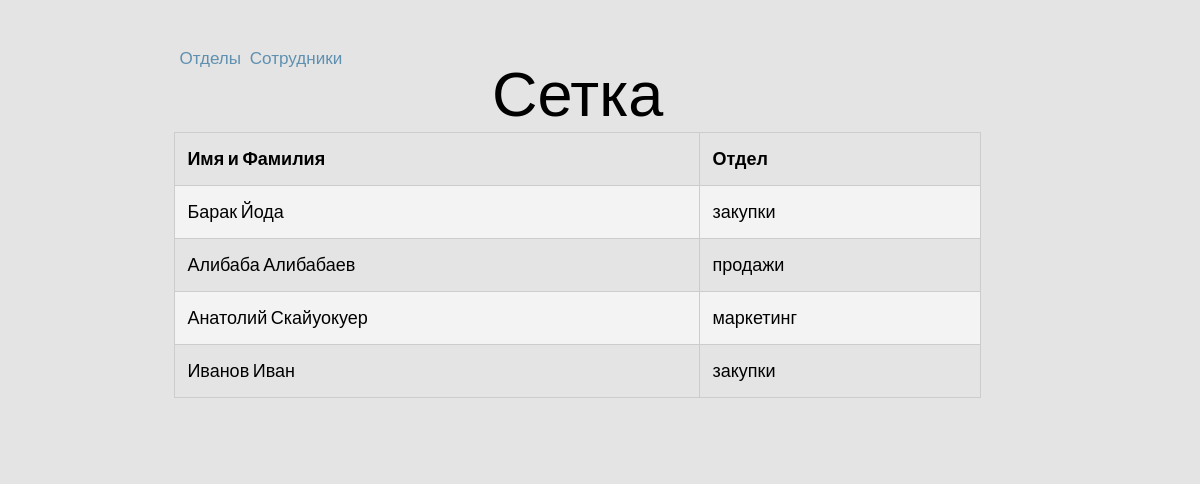
Page /chulokTest/index.php on the committed database.
### tables this page shows
CREATE TABLE IF NOT EXISTS `employees` (
  `id` int(11) NOT NULL AUTO_INCREMENT,
  `name` varchar(32) NOT NULL,
  `family` varchar(32) NOT NULL,
  `patronymic` varchar(32) NOT NULL,
  `gender` varchar(10) NOT NULL,
  `salary` int(11) NOT NULL,
  `department` int(11) NOT NULL,
  PRIMARY KEY (`id`),
  KEY `department` (`department`)
);

CREATE TABLE IF NOT EXISTS `department` (
  `id` int(11) NOT NULL AUTO_INCREMENT,
  `title` varchar(250) NOT NULL,
  `number_employees` int(11) NOT NULL,
  `max_sal` int(11) NOT NULL,
  PRIMARY KEY (`id`),
  KEY `number_employees` (`number_employees`),
  KEY `number_employees_2` (`number_employees`)
);

### chulokTest/index.php (the view, shortened to what this page needs)
<!DOCTYPE html>
<html lang="ru">
<head>
    <link href="style.css" rel="stylesheet">
    <link href="bijou.min.css" rel="stylesheet">
</head>
 <?php require_once "config.php";
$res = mysqli_query($db_name, "SELECT employees.id, employees.name, employees.family, employees.patronymic, employees.salary, employees.department, employees.gender, department.title FROM employees
   JOIN department on (employees.department = department.id)");
   $employees = mysqli_fetch_all($res, MYSQLI_ASSOC);
 ?>
<body>
		  <div class='row'>
		  <div class='span one light'></div>
          <div class='span nine dark'>
    <nav>
         <a href="departments.php">Отделы</a>
         <a href="employees.php">Сотрудники</a>
    </nav>
     <h1>Сетка</h1>
		     <table class='table table-striped table-bordered'>
        <thead>
          <tr>
            <th>Имя и Фамилия</th>
            <th>Отдел</th>
          </tr>
        </thead>
    <?php foreach ($employees as $item): ?>
      <tr>
         <td>
            <?=$item['name']?>
            <?=$item['family']?>
         </td>
         <td>
            <?=$item['title']?>
         </td>
      </tr>
    <?php endforeach; ?>
</table>
		  <div class='span one light'></div>
        </div>
</body>

### chulokTest/style.css (style rules this page uses)
body { margin: 60px; padding: 10px; background: #E4E4E4; margin: 30px; font-size: 18px; }
h1 { text-align: center; margin-bottom: 20px; font-size: 50px; font-family: Arial; }
table { border: 2px solid black; padding: 10px; text-align: center; }
nav a { padding-left: 5px; }

### rows in the picture
employees: name "Барак", family "Йода", department.title "закупки"
employees: name "Алибаба", family "Алибабаев", department.title "продажи"
employees: name "Анатолий", family "Скайуокуер", department.title "маркетинг"
employees: name "Иванов", family "Иван", department.title "закупки"
